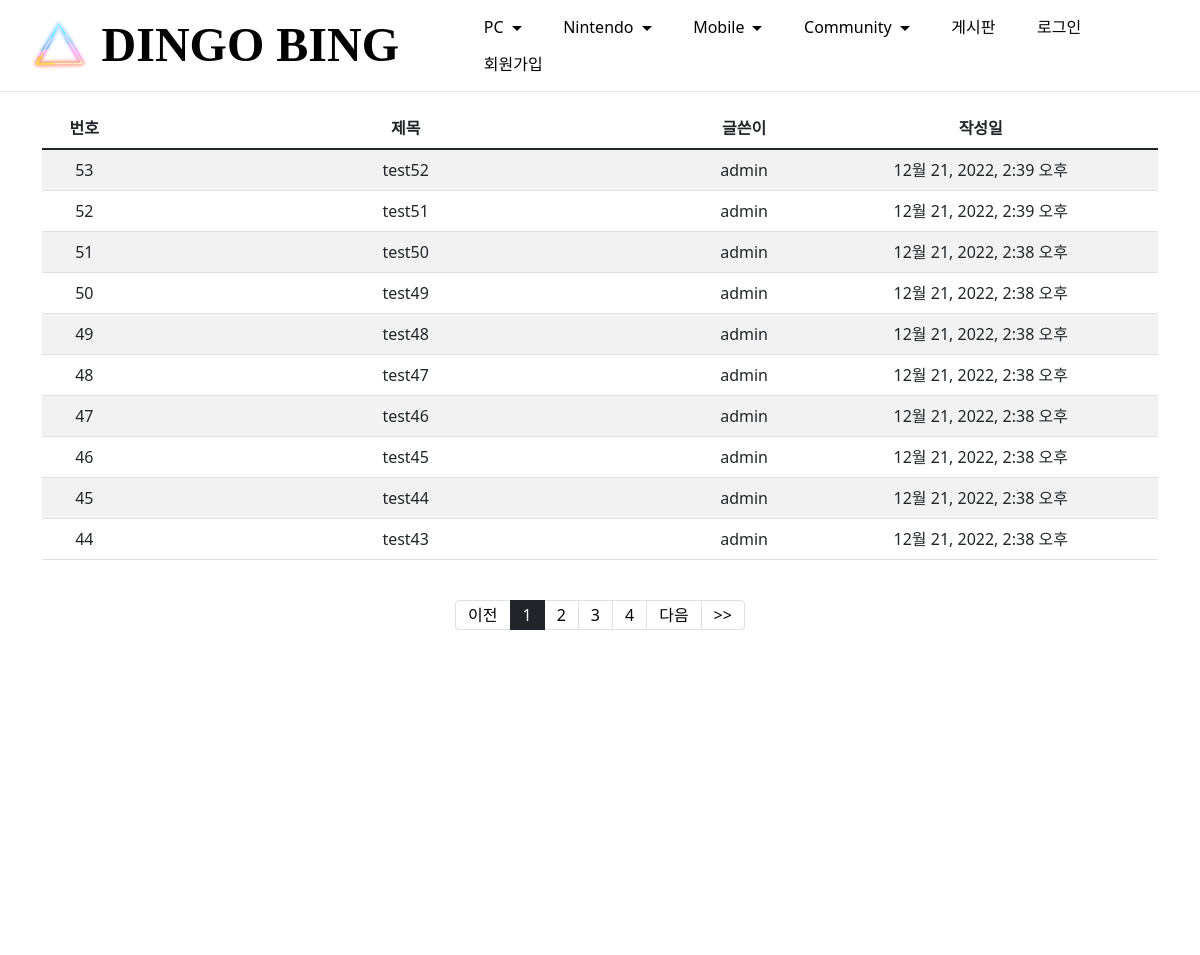
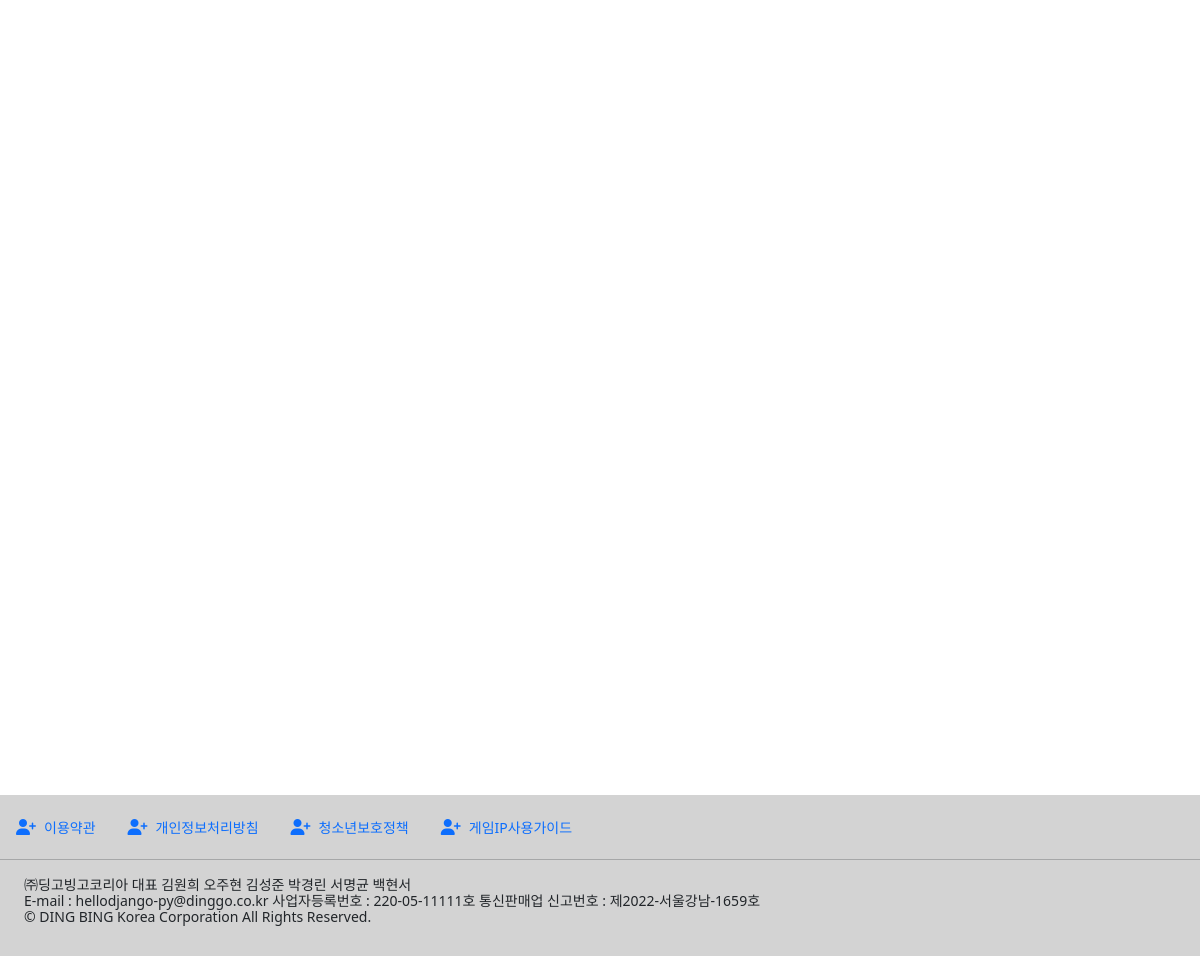
Screenshot of /Board/ with the database file from the repository (2 pictures, top to bottom).
### Board/models.py (models this page shows, shortened)
class Board(models.Model):
  title = models.CharField(max_length=30)
  content = models.TextField()
  file_upload = models.FileField(upload_to='board/data/%Y/%m/%d/', blank=True)
  author = models.ForeignKey(User, on_delete=models.CASCADE)
  create_date = models.DateTimeField(auto_now_add=True)
  modify_date = models.DateTimeField(auto_now=True, null=True, blank=True)

### Board/views.py (the view)
# urls.py: path('', views.BoardList.as_view(), name='list'),
class BoardList(ListView):
    model = Board
    template_name = 'Board/board_list.html'
    ordering = '-pk'
    paginate_by = 10

### templates/Board/board_list.html (shortened to what this page needs)
{% extends "bingo_base.html" %}
{% block head %}
<link href="https://cdn.jsdelivr.net/npm/bootstrap@5.1.3/dist/css/bootstrap.min.css" rel="stylesheet">
<link href="https://cdn.jsdelivr.net/npm/bootstrap@5.1.3/dist/css/bootstrap.min.css" rel="stylesheet">
  <link href="https://cdn.jsdelivr.net/npm/bootstrap@5.1.3/dist/css/bootstrap.min.css" rel="stylesheet">
{% endblock %}
{% block content %}
<div class="container mt-5">
  <table class="table table-striped">
    <thead class="thead-dark">
      <tr class="text-center">
        <th>번호</th>
        <th style="width:50%">제목</th>
        <th>글쓴이</th>
        <th>작성일</th>
      </tr>
    </thead>
    <tbody>
      {% for board in object_list %}
      <tr class="text-center">
        <td>{{ board.id }}</td>
        {% if user.is_authenticated %}
          <td><a class="text-reset text-decoration-none" href="{{ board.get_absolute_url }}">
          {{ board.title }}</a></td>
        {% else %}
          <td><a class="login_check text-reset text-decoration-none">
          {{ board.title }}</a></td>
        {% endif %}
        <td>{{ board.author }}</td>
        {% if object.modify_date %}
        <td>{{ board.modify_date }}</td>
        {% else %}
        <td>{{ board.create_date }}</td>
        {% endif %}
      </tr>
      {% endfor %}
    </tbody>
    </table><br>
  {% if page_obj.paginator.count >= page_obj.paginator.per_page %}
  <ul class="pagination justify-content-center">
    {% if page_obj.has_previous %}
    <li class="page-item">
      <a class="page-link" href="?page=1"> &lt;&lt; </a>
    </li>
    <li class="page-item">
      <a class="page-link" href="?page={{ page_obj.previous_page_number }}">이전</a>
    </li>
    {% else %}
    <li class="page-item disalbed"><a class="page-link" href="#">이전</a></li>
    {% endif %}
    {% for page_number in page_obj.paginator.page_range %}
    {% if page_number >= page_obj.number|add:-3 and page_number <= page_obj.number|add:3 %}
      {% if page_number == page_obj.number %}
        <li class="page-item active">
          <a class="page-link" href="?page={{ page_number }}">{{ page_number }}</a>
        </li>
      {% else %}
        <li class="page-item">
          <a class="page-link" href="?page={{ page_number }}">{{ page_number }}</a>
        </li>
      {% endif %}
    {% endif %}
    {% endfor %}
    {% if page_obj.has_next %}
    <li class="page-item">
      <a class="page-link" href="?page={{ page_obj.next_page_number }}">다음</a>
    </li>
    <li class="page-item">
      <a class="page-link" href="?page={{ page_obj.paginator.num_pages }}"> &gt;&gt; </a>
    </li>
    {% else %}
    <li class="page-item disalbed"><a class="page-link" href="#">다음</a></li>
    {% endif %}
  </ul>
  {% endif %}
  <br><br><br><br><br><br><br><br><br><br><br><br><br><br><br><br><br><br><br><br><br><br><br><br><br><br><br><br><br><br><br><br><br><br><br><br><br><br><br><br><br><br><br><br><br><br>
</div>
{% endblock %}

### static/bingo/bingo/assets/theme/css/style.css (style rules this page uses)
body { font-style: normal; line-height: 1.5; font-weight: 400; color: #232323; position: relative; }
section, .container, .container-fluid { position: relative; word-wrap: break-word; }
a { font-style: normal; font-weight: 400; cursor: pointer; }
a, a:hover { text-decoration: none; }
h1, h2, h3, h4, h5, h6, .display-1, .display-2, .display-4, .display-5, .display-7, span, p, a { line-height: 1; word-break: break-word; word-wrap: break-word; font-weight: 400; }
.justify-content-center { -webkit-justify-content: center; }
html, body { height: auto; min-height: 100vh; }
ul, ol, pre, blockquote { margin-bottom: 2.3125rem; }
@media (min-width: 992px) { .container { padding-left: 16px; padding-right: 16px; } }

### static/assets/mobirise/css/mbr-additional.css (style rules this page uses)
body { font-family: Jost; }
a[class*="text-"]:not(.nav-link):not(.dropdown-item):not([role]):not(.navbar-caption) { position: relative; background-image: transparent; background-size: 10000px 2px; background-repeat: no-repeat; background-position: 0px 1.2em; background-position: -10000px 1.2em; }
a, a:hover { color: #6592e6; }
body { overflow-x: hidden; }
a { transition: color 0.6s; }

### templates/Board/board_list.html (style rules this page uses)
.pagination > li > a { background-color: white; color: #000; }
.pagination > .active > a { color: white; background-color: #212529 !Important; border: solid 1px #212529 !Important; }

### rows the page displays
Board: id "53", title "test52", author "admin", create_date "12월 21, 2022, 2:39 오후"
Board: id "52", title "test51", author "admin", create_date "12월 21, 2022, 2:39 오후"
Board: id "51", title "test50", author "admin", create_date "12월 21, 2022, 2:38 오후"
Board: id "50", title "test49", author "admin", create_date "12월 21, 2022, 2:38 오후"
Board: id "49", title "test48", author "admin", create_date "12월 21, 2022, 2:38 오후"
Board: id "48", title "test47", author "admin", create_date "12월 21, 2022, 2:38 오후"
Board: id "47", title "test46", author "admin", create_date "12월 21, 2022, 2:38 오후"
Board: id "46", title "test45", author "admin", create_date "12월 21, 2022, 2:38 오후"
Board: id "45", title "test44", author "admin", create_date "12월 21, 2022, 2:38 오후"
Board: id "44", title "test43", author "admin", create_date "12월 21, 2022, 2:38 오후"

### other values shown
{{ page_number }} "1"
{{ page_number }} "2" "3" "4"
